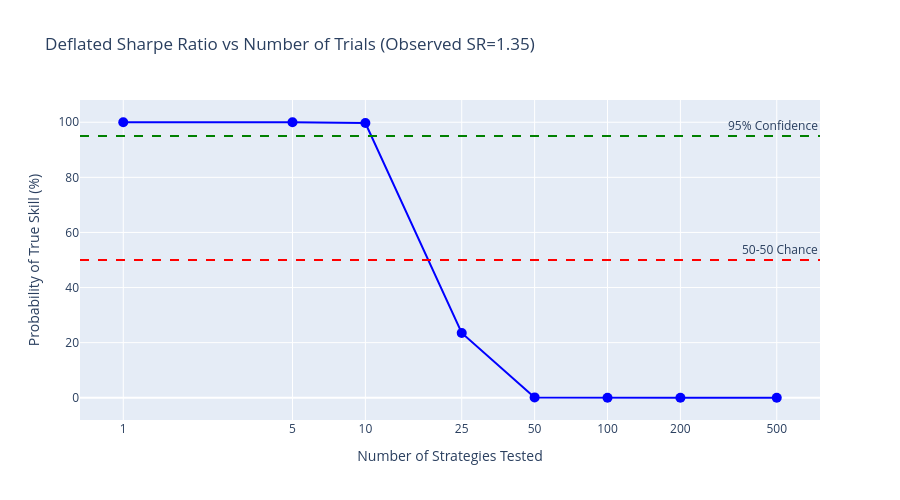

This figure's notebook cell:
### Code cell
# Visualize DSR decay with number of trials
fig = go.Figure()

fig.add_trace(
    go.Scatter(
        x=dsr_df.get_column("n_trials").to_list(),
        y=(dsr_df.get_column("dsr_probability") * 100).to_list(),
        mode="lines+markers",
        name="DSR Probability",
        line={"color": "blue", "width": 2},
        marker={"size": 10},
    )
)

# Add significance threshold
fig.add_hline(y=95, line_dash="dash", line_color="green", annotation_text="95% Confidence")
fig.add_hline(y=50, line_dash="dash", line_color="red", annotation_text="50-50 Chance")

fig.update_layout(
    title=f"Deflated Sharpe Ratio vs Number of Trials (Observed SR={observed_sharpe:.2f})",
    xaxis_title="Number of Strategies Tested",
    yaxis_title="Probability of True Skill (%)",
    xaxis_type="log",
    height=500,
)
_n_trials_ticks = dsr_df.get_column("n_trials").to_list()
fig.update_xaxes(
    tickmode="array",
    tickvals=_n_trials_ticks,
    ticktext=[str(t) for t in _n_trials_ticks],
)
show_plot(fig)

### Figure 1 — Plotly figure (JSON) as saved in the notebook; plotly's stock layout.template omitted (floating-point values rounded to 4 significant figures)
{"data": [{"line": {"color": "blue", "width": 2}, "marker": {"size": 10}, "mode": "lines+markers", "name": "DSR Probability", "type": "scatter", "x": [1, 5, 10, 25, 50, 100, 200, 500], "y": [100.0, 100.0, 99.71, 23.52, 0.1268, 1.597e-05, 9.287e-11, 2.563e-19]}], "layout": {"annotations": [{"showarrow": false, "text": "95% Confidence", "x": 1, "xanchor": "right", "xref": "x domain", "y": 95, "yanchor": "bottom", "yref": "y"}, {"showarrow": false, "text": "50-50 Chance", "x": 1, "xanchor": "right", "xref": "x domain", "y": 50, "yanchor": "bottom", "yref": "y"}], "height": 500, "shapes": [{"line": {"color": "green", "dash": "dash"}, "type": "line", "x0": 0, "x1": 1, "xref": "x domain", "y0": 95, "y1": 95, "yref": "y"}, {"line": {"color": "red", "dash": "dash"}, "type": "line", "x0": 0, "x1": 1, "xref": "x domain", "y0": 50, "y1": 50, "yref": "y"}], "title": {"text": "Deflated Sharpe Ratio vs Number of Trials (Observed SR=1.35)"}, "xaxis": {"tickmode": "array", "ticktext": ["1", "5", "10", "25", "50", "100", "200", "500"], "tickvals": [1, 5, 10, 25, 50, 100, 200, 500], "title": {"text": "Number of Strategies Tested"}, "type": "log"}, "yaxis": {"title": {"text": "Probability of True Skill (%)"}}}}
